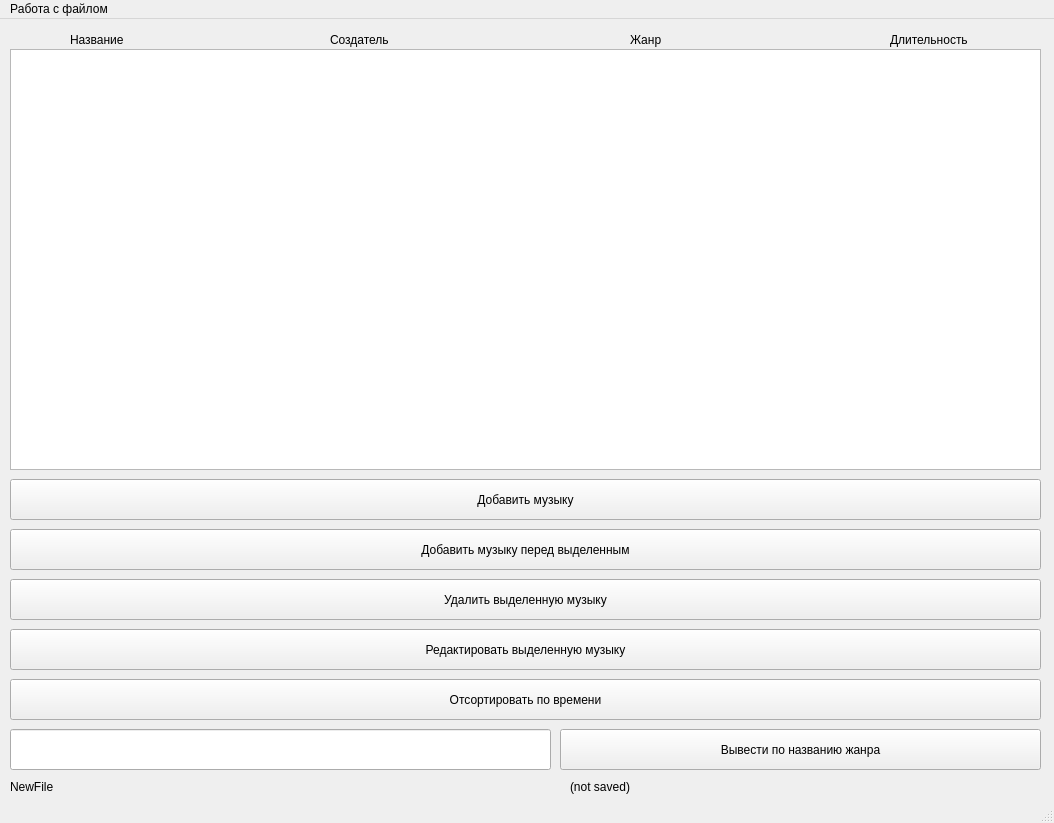
<?xml version="1.0" encoding="UTF-8"?>
<ui version="4.0">
 <class>MainWindow</class>
 <widget class="QMainWindow" name="MainWindow">
  <property name="geometry">
   <rect>
    <x>0</x>
    <y>0</y>
    <width>1054</width>
    <height>823</height>
   </rect>
  </property>
  <property name="windowTitle">
   <string>MainWindow</string>
  </property>
  <widget class="QWidget" name="centralwidget">
   <widget class="QPushButton" name="pbAdd">
    <property name="geometry">
     <rect>
      <x>10</x>
      <y>460</y>
      <width>1031</width>
      <height>41</height>
     </rect>
    </property>
    <property name="text">
     <string>Добавить музыку</string>
    </property>
   </widget>
   <widget class="QPushButton" name="pbAddAfter">
    <property name="geometry">
     <rect>
      <x>10</x>
      <y>510</y>
      <width>1031</width>
      <height>41</height>
     </rect>
    </property>
    <property name="text">
     <string>Добавить музыку перед выделенным</string>
    </property>
   </widget>
   <widget class="QPushButton" name="pbRemove">
    <property name="geometry">
     <rect>
      <x>10</x>
      <y>560</y>
      <width>1031</width>
      <height>41</height>
     </rect>
    </property>
    <property name="text">
     <string>Удалить выделенную музыку</string>
    </property>
   </widget>
   <widget class="QPushButton" name="pbEdit">
    <property name="geometry">
     <rect>
      <x>10</x>
      <y>610</y>
      <width>1031</width>
      <height>41</height>
     </rect>
    </property>
    <property name="text">
     <string>Редактировать выделенную музыку</string>
    </property>
   </widget>
   <widget class="QPushButton" name="pbSort">
    <property name="geometry">
     <rect>
      <x>10</x>
      <y>660</y>
      <width>1031</width>
      <height>41</height>
     </rect>
    </property>
    <property name="text">
     <string>Отсортировать по времени</string>
    </property>
   </widget>
   <widget class="QTableWidget" name="twMusic">
    <property name="geometry">
     <rect>
      <x>10</x>
      <y>30</y>
      <width>1031</width>
      <height>421</height>
     </rect>
    </property>
    <property name="editTriggers">
     <set>QAbstractItemView::NoEditTriggers</set>
    </property>
    <property name="rowCount">
     <number>0</number>
    </property>
    <property name="columnCount">
     <number>0</number>
    </property>
    <attribute name="horizontalHeaderVisible">
     <bool>false</bool>
    </attribute>
    <attribute name="horizontalHeaderShowSortIndicator" stdset="0">
     <bool>false</bool>
    </attribute>
    <attribute name="horizontalHeaderStretchLastSection">
     <bool>true</bool>
    </attribute>
    <attribute name="verticalHeaderVisible">
     <bool>false</bool>
    </attribute>
    <attribute name="verticalHeaderStretchLastSection">
     <bool>false</bool>
    </attribute>
   </widget>
   <widget class="QLabel" name="Text1">
    <property name="geometry">
     <rect>
      <x>70</x>
      <y>10</y>
      <width>61</width>
      <height>21</height>
     </rect>
    </property>
    <property name="text">
     <string>Название</string>
    </property>
   </widget>
   <widget class="QLabel" name="Text1_2">
    <property name="geometry">
     <rect>
      <x>330</x>
      <y>10</y>
      <width>61</width>
      <height>21</height>
     </rect>
    </property>
    <property name="text">
     <string>Создатель</string>
    </property>
   </widget>
   <widget class="QLabel" name="Text1_3">
    <property name="geometry">
     <rect>
      <x>630</x>
      <y>10</y>
      <width>51</width>
      <height>21</height>
     </rect>
    </property>
    <property name="text">
     <string>Жанр</string>
    </property>
   </widget>
   <widget class="QLabel" name="Text1_4">
    <property name="geometry">
     <rect>
      <x>890</x>
      <y>10</y>
      <width>81</width>
      <height>21</height>
     </rect>
    </property>
    <property name="text">
     <string>Длительность</string>
    </property>
   </widget>
   <widget class="QLabel" name="lblNameFile">
    <property name="geometry">
     <rect>
      <x>10</x>
      <y>760</y>
      <width>551</width>
      <height>16</height>
     </rect>
    </property>
    <property name="text">
     <string>NewFile</string>
    </property>
   </widget>
   <widget class="QLabel" name="lblStatEdit">
    <property name="geometry">
     <rect>
      <x>570</x>
      <y>760</y>
      <width>161</width>
      <height>16</height>
     </rect>
    </property>
    <property name="text">
     <string>(not saved)</string>
    </property>
   </widget>
   <widget class="QLineEdit" name="leInput">
    <property name="geometry">
     <rect>
      <x>10</x>
      <y>710</y>
      <width>541</width>
      <height>41</height>
     </rect>
    </property>
   </widget>
   <widget class="QPushButton" name="pbChoose">
    <property name="geometry">
     <rect>
      <x>560</x>
      <y>710</y>
      <width>481</width>
      <height>41</height>
     </rect>
    </property>
    <property name="text">
     <string>Вывести по названию жанра</string>
    </property>
   </widget>
  </widget>
  <widget class="QMenuBar" name="menubar">
   <property name="geometry">
    <rect>
     <x>0</x>
     <y>0</y>
     <width>1054</width>
     <height>21</height>
    </rect>
   </property>
   <widget class="QMenu" name="menu">
    <property name="title">
     <string>Работа с файлом</string>
    </property>
    <addaction name="acSave"/>
    <addaction name="acSaveHow"/>
    <addaction name="acOpen"/>
   </widget>
   <addaction name="menu"/>
  </widget>
  <widget class="QStatusBar" name="statusbar"/>
  <action name="acSave">
   <property name="text">
    <string>Сохранить</string>
   </property>
  </action>
  <action name="acSaveHow">
   <property name="text">
    <string>Сохранить как</string>
   </property>
  </action>
  <action name="acOpen">
   <property name="text">
    <string>Открыть</string>
   </property>
  </action>
 </widget>
 <resources/>
 <connections/>
</ui>
